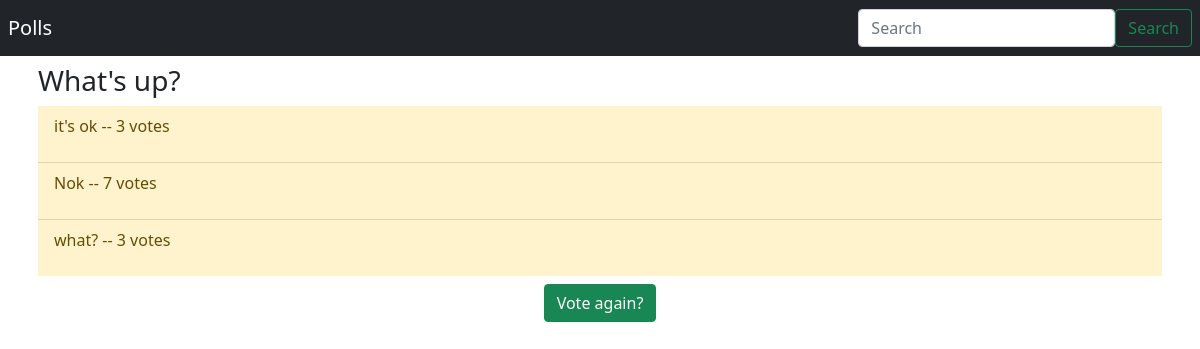
The app's page /polls/1/results/, older data.
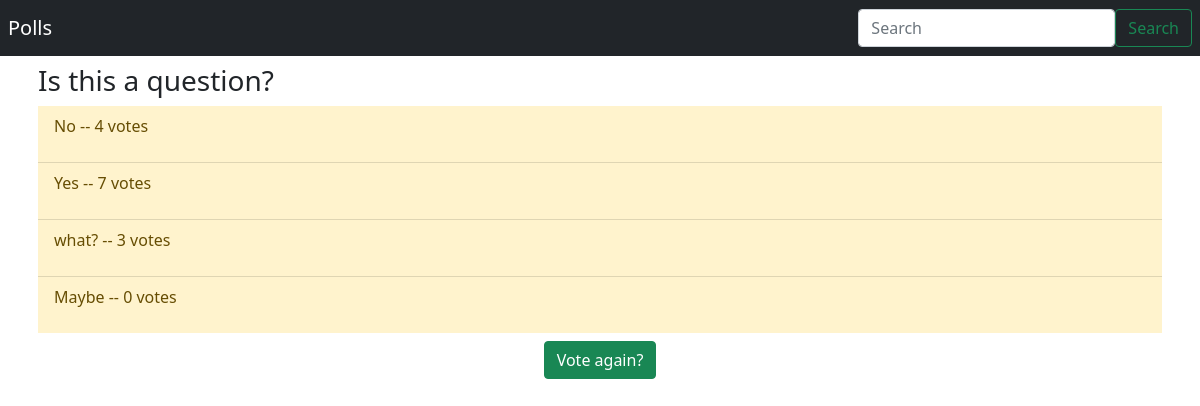
The same page, newer data.
### polls/models.py (models this page shows, shortened)
class Question(models.Model):
    question_text = models.CharField(max_length=200)
    question_description = models.TextField(max_length=1000, default="Only description")
    pub_date = models.DateTimeField('data published')

class Choice(models.Model):
    question = models.ForeignKey(Question, on_delete=models.CASCADE)
    choice_text = models.CharField(max_length=200)
    votes = models.IntegerField(default=0)

### polls/views.py (the view)
# urls.py: path('<int:pk>/results/', views.ResultsView.as_view(), name="results"),
class ResultsView(generic.DetailView):
    model = Question
    template_name = 'polls/results.html'

### polls/templates/polls/results.html
{% extends 'polls/base.html' %}
    {% block content %}
    <div class='container p-2'>
        <div class="row align-items-center">
            <h3>{{ question.question_text }}</h3>
            <div class='container'>
                <ul class="list-group list-group-flush">
                    {% for choice in question.choice_set.all %}
                        <li class='list-group-item list-group-item-warning'><p>{{ choice.choice_text }} -- {{ choice.votes }} vote{{ choice.votes|pluralize }}</p></li>
                    {% endfor %}
                </ul>
                <div class="d-flex justify-content-center m-2">
                    <a class='btn btn-success'href="{% url 'polls:detail' question.id %}"> Vote again? </a>
                </div>
            </div>
        </div>
    </div>
    {% endblock content %}

Row changes from the older to the newer data that the page shows:
changed Question: question_text "What's up?" → "Is this a question?"
changed Choice (number 1 of 4 on the later page): choice_text "it's ok" → "No"; votes "3" → "4"
changed Choice: choice_text "Nok" → "Yes"
added Choice: choice_text "Maybe", votes "0"
